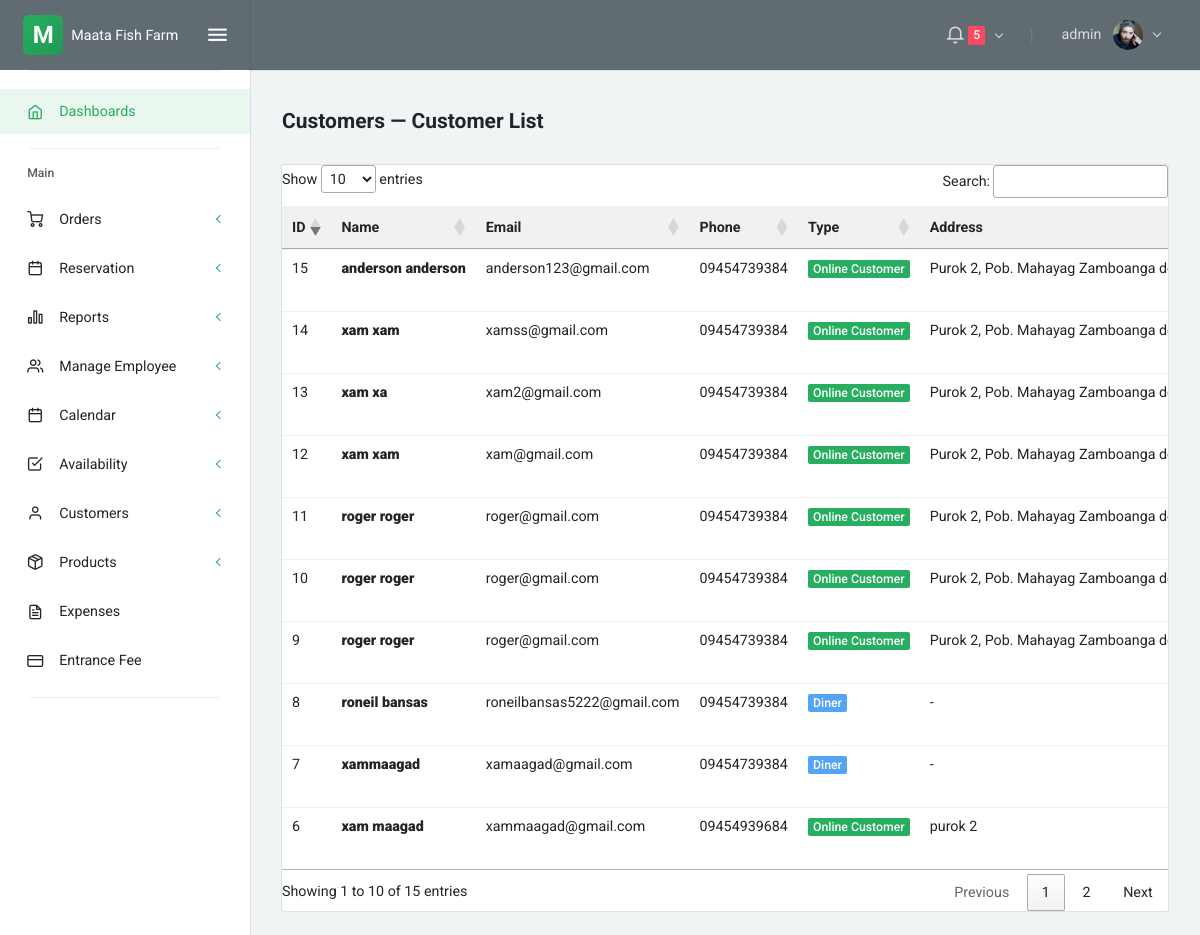
/customers_list.php (signed in), run on an earlier commit of the app's database.
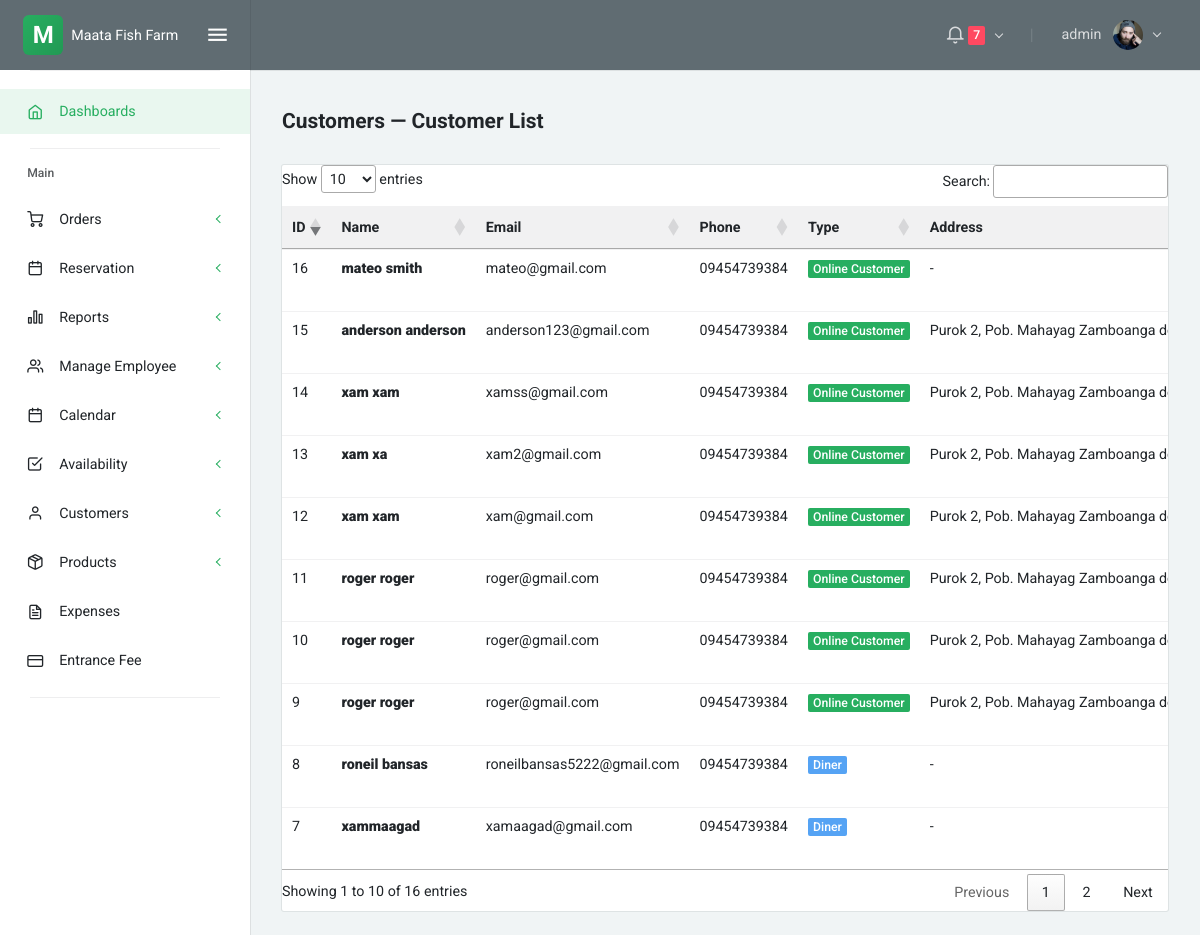
And on a later commit of the database.
### tables this page shows
CREATE TABLE `users` (
  `id` int(11) NOT NULL,
  `username` varchar(50) NOT NULL,
  `email` varchar(100) NOT NULL,
  `password` varchar(255) NOT NULL,
  `full_name` varchar(100) DEFAULT NULL,
  `role` enum('admin','staff','manager') DEFAULT 'staff',
  `status` enum('active','inactive') DEFAULT 'active',
  `created_at` timestamp NOT NULL DEFAULT current_timestamp(),
  `updated_at` timestamp NOT NULL DEFAULT current_timestamp() ON UPDATE current_timestamp()
);

CREATE TABLE `customers` (
  `id` int(11) NOT NULL,
  `first_name` varchar(50) NOT NULL,
  `last_name` varchar(50) NOT NULL,
  `email` varchar(100) DEFAULT NULL,
  `phone` varchar(20) DEFAULT NULL,
  `address` text DEFAULT NULL,
  `barangay` varchar(100) DEFAULT NULL,
  `municipality` varchar(100) DEFAULT NULL,
  `created_at` timestamp NOT NULL DEFAULT current_timestamp(),
  `updated_at` timestamp NOT NULL DEFAULT current_timestamp() ON UPDATE current_timestamp(),
  `password` varchar(45) DEFAULT NULL,
  `customer_type` enum('online_customer','diner') DEFAULT 'online_customer',
  `government_id_image` varchar(500) DEFAULT NULL,
  `government_id_verified` tinyint(1) DEFAULT 0,
  `id_verification_date` timestamp NULL DEFAULT NULL
);

### customers_list.php (the view, shortened to what this page needs)
<?php include 'partials/head.php'; ?>
<?php include 'partials/sidenav.php'; ?>
<?php include 'partials/navbar.php'; ?>
<div class="layout-content">
    <div class="container-fluid flex-grow-1 container-p-y">
        <div class="row align-items-center mb-3">
            <div class="col">
                <h4 class="font-weight-bold py-3 mb-0">Customers — Customer List</h4>
            </div>
        </div>
        <div class="card">
            <div class="table-responsive">
                <table id="customersTable" class="table table-sm mb-0">
                    <thead class="bg-light">
                        <tr>
                            <th>ID</th>
                            <th>Name</th>
                            <th>Email</th>
                            <th>Phone</th>
                            <th>Type</th>
                            <th>Address</th>
                        </tr>
                    </thead>
                    <tbody>
                        <?php
                        require __DIR__ . '/config/db.php';
                        $customers = [];
                        $stmt = $conn->prepare('SELECT id, first_name, last_name, email, phone, address, barangay, municipality, customer_type FROM customers ORDER BY id DESC');
                        if ($stmt) {
                            $stmt->execute();
                            $res = $stmt->get_result();
                            while ($r = $res->fetch_assoc()) {
                                $customers[] = $r;
                            }
                        }
                        if (empty($customers)) {
                            echo '<tr><td colspan="8" class="text-center text-muted py-4">No customers found.</td></tr>';
                        } else {
                            foreach ($customers as $c):
                                $phone = isset($c['phone']) ? $c['phone'] : '-';
                                $location = (isset($c['address']) && $c['address'] ? $c['address'] : '') . (isset($c['barangay']) && $c['barangay'] ? ', ' . $c['barangay'] : '') . (isset($c['municipality']) && $c['municipality'] ? ', ' . $c['municipality'] : '');
                                $location = trim($location, ', ') ?: '-';
                        ?>
                        <tr>
                            <td><?php echo (int)$c['id']; ?></td>
                            <td><strong><?php echo htmlspecialchars($c['first_name'] . ' ' . $c['last_name']); ?></strong></td>
                            <td><?php echo htmlspecialchars($c['email']); ?></td>
                            <td><?php echo htmlspecialchars($phone); ?></td>
                            <td>
                                <?php
                                $type = isset($c['customer_type']) ? $c['customer_type'] : 'online_customer';
                                $badgeClass = ($type === 'diner') ? 'badge-info' : 'badge-primary';
                                $typeLabel = ($type === 'diner') ? 'Diner' : 'Online Customer';
                                echo '<span class="badge ' . $badgeClass . '">' . $typeLabel . '</span>';
                                ?>
                            </td>
                            <td><?php echo htmlspecialchars($location); ?></td>
                        </tr>
                        <?php
                            endforeach;
                        }
                        ?>
                    </tbody>
                </table>
            </div>
        </div>
    </div>
</div>
<?php include 'partials/footer.php'; ?>
<link rel="stylesheet" href="https://cdn.datatables.net/1.13.6/css/jquery.dataTables.min.css">

### partials/head.php (shortened to what this page needs)
<!DOCTYPE html>
<html lang="en" class="material-style layout-fixed">
<head>
    <link rel="stylesheet" href="assets/fonts/fontawesome.css">
    <link rel="stylesheet" href="assets/fonts/ionicons.css">
    <link rel="stylesheet" href="assets/fonts/linearicons.css">
    <link rel="stylesheet" href="assets/fonts/open-iconic.css">
    <link rel="stylesheet" href="assets/fonts/pe-icon-7-stroke.css">
    <link rel="stylesheet" href="assets/fonts/feather.css">
    <link rel="stylesheet" href="assets/css/bootstrap-material.css">
    <link rel="stylesheet" href="assets/css/shreerang-material.css">
    <link rel="stylesheet" href="assets/css/uikit.css">
    <link rel="stylesheet" href="assets/libs/perfect-scrollbar/perfect-scrollbar.css">
    <link rel="stylesheet" href="assets/libs/flot/flot.css">
</head>
<body>
    <div class="layout-wrapper layout-2">
        <div class="layout-inner">

### partials/sidenav.php
<div id="layout-sidenav" class="layout-sidenav sidenav sidenav-vertical bg-white logo-dark">
    <div class="app-brand demo">
        <span class="app-brand-logo demo" style="display: flex; align-items: center; justify-content: center; width: 40px; height: 40px; background: linear-gradient(135deg, #27ae60 0%, #229954 100%); border-radius: 6px; color: white; font-weight: bold; font-size: 24px;">
            M
        </span>
        <a href="index.php" class="app-brand-text demo sidenav-text font-weight-normal ml-2">Maata Fish Farm</a>
        <a href="javascript:" class="layout-sidenav-toggle sidenav-link text-large ml-auto">
            <i class="ion ion-md-menu align-middle"></i>
        </a>
    </div>
    <div class="sidenav-divider mt-0"></div>
    <?php include 'partials/navigation.php'; ?>
</div>

### partials/navigation.php (shortened to what this page needs)
<?php
$role = $_SESSION['role'] ?? '';
?>
<ul class="sidenav-inner py-1">
    <li class="sidenav-item active">
        <a href="index.php" class="sidenav-link">
            <i class="sidenav-icon feather icon-home"></i>
            <div>Dashboards</div>
        </a>
    </li>
    <li class="sidenav-divider mb-1"></li>
    <li class="sidenav-header small font-weight-semibold">Main</li>
    <li class="sidenav-item">
        <a href="javascript:" class="sidenav-link sidenav-toggle">
            <i class="sidenav-icon feather icon-shopping-cart"></i>
            <div>Orders</div>
        </a>
    </li>
    <li class="sidenav-item">
        <a href="javascript:" class="sidenav-link sidenav-toggle">
            <i class="sidenav-icon feather icon-calendar"></i>
            <div>Reservation</div>
        </a>
    </li>
    <?php if ($role === 'admin'): ?>
    <li class="sidenav-item">
        <a href="javascript:" class="sidenav-link sidenav-toggle">
            <i class="sidenav-icon feather icon-bar-chart-2"></i>
            <div>Reports</div>
        </a>
    </li>
    <?php endif; ?>
    <?php if ($role === 'admin'): ?>
    <li class="sidenav-item">
        <a href="javascript:" class="sidenav-link sidenav-toggle">
            <i class="sidenav-icon feather icon-users"></i>
            <div>Manage Employee</div>
        </a>
    </li>
    <?php endif; ?>
    <li class="sidenav-item">
        <a href="javascript:" class="sidenav-link sidenav-toggle">
            <i class="sidenav-icon feather icon-calendar"></i>
            <div>Calendar</div>
        </a>
    </li>
    <li class="sidenav-item">
        <a href="javascript:" class="sidenav-link sidenav-toggle">
            <i class="sidenav-icon feather icon-check-square"></i>
            <div>Availability</div>
        </a>
    </li>
    <li class="sidenav-item">
        <a href="javascript:" class="sidenav-link sidenav-toggle">
            <i class="sidenav-icon feather icon-user"></i>
            <div>Customers</div>
        </a>
    </li>
    <li class="sidenav-item">
        <a href="javascript:" class="sidenav-link sidenav-toggle">
            <i class="sidenav-icon feather icon-package"></i>
            <div>Products</div>
        </a>
    </li>
    <li class="sidenav-item">
        <a href="expenses.php" class="sidenav-link">
            <i class="sidenav-icon feather icon-file-text"></i>
            <div>Expenses</div>
        </a>
    </li>
    <?php if (strtolower($role) === 'admin' || strtolower($role) === 'staff' || strtolower($role) === 'manager'): ?>
    <li class="sidenav-item">
        <a href="entrance_fee.php" class="sidenav-link">
            <i class="sidenav-icon feather icon-credit-card"></i>
            <div>Entrance Fee</div>
        </a>
    </li>
    <?php endif; ?>
    <li class="sidenav-divider mb-1"></li>
</ul>

### partials/navbar.php (shortened to what this page needs)
<?php
require_once __DIR__ . '/../config/db.php';
$user_id = $_SESSION['user_id'] ?? null;
$nav_user = null;
if ($user_id) {
    $u_stmt = $conn->prepare('SELECT id, username, full_name FROM users WHERE id = ? LIMIT 1');
    if ($u_stmt) {
        $u_stmt->bind_param('i', $user_id);
        $u_stmt->execute();
        if (method_exists($u_stmt, 'get_result')) {
            $u_res = $u_stmt->get_result();
            $nav_user = $u_res->fetch_assoc();
        } else {
            $u_stmt->bind_result($nid, $nusername, $nfull_name);
            if ($u_stmt->fetch()) {
                $nav_user = ['id' => $nid, 'username' => $nusername, 'full_name' => $nfull_name];
            }
        }
    }
}
$pending_count = 0;
$status = 'pending';
$pc_stmt = $conn->prepare('SELECT COUNT(*) as cnt FROM reservations WHERE status = ?');
if ($pc_stmt) {
    $pc_stmt->bind_param('s', $status);
    $pc_stmt->execute();
    $pc_res = $pc_stmt->get_result();
    $pending_count = (int)($pc_res->fetch_assoc()['cnt'] ?? 0);
}
?>
<div class="layout-container">
    <nav class="layout-navbar navbar navbar-expand-lg align-items-lg-center bg-dark container-p-x" id="layout-navbar">
        <div class="navbar-collapse collapse" id="layout-navbar-collapse">
            <div class="navbar-nav align-items-lg-center ml-auto">
                <div class="demo-navbar-notifications nav-item dropdown mr-lg-3">
                    <a class="nav-link dropdown-toggle" href="javascript:void(0);" data-toggle="dropdown" aria-haspopup="true" aria-expanded="false" style="cursor: pointer; pointer-events: auto;">
                        <i class="feather icon-bell navbar-icon align-middle"></i>
                        <?php if ($pending_count > 0): ?>
                        <span class="badge badge-danger"><?php echo $pending_count; ?></span>
                        <?php endif; ?>
                    </a>
                </div>
                <div class="nav-item d-none d-lg-block text-big font-weight-light line-height-1 opacity-25 mr-3 ml-1">|</div>
                <div class="demo-navbar-user nav-item dropdown">
                    <a class="nav-link dropdown-toggle" href="javascript:void(0);" data-toggle="dropdown" aria-haspopup="true" aria-expanded="false" style="cursor: pointer; pointer-events: auto;">
                        <span class="d-inline-flex flex-lg-row-reverse align-items-center align-middle">
                            <img src="assets/img/avatars/1.png" alt class="d-block ui-w-30 rounded-circle">
                            <span class="px-1 mr-lg-2 ml-2 ml-lg-0"><?php echo htmlspecialchars(
                                ($user['full_name'] ?? $user['username'] ?? null) ?: ($nav_user['full_name'] ?? $nav_user['username'] ?? 'Admin')
                            ); ?></span>
                        </span>
                    </a>
                </div>
            </div>
        </div>
    </nav>

### partials/footer.php (shortened to what this page needs)
</div>
</div>
</div>

### assets/css/uikit.css (style rules this page uses)
.ui-w-30 { width: 30px !important; height: auto; }

### assets/libs/perfect-scrollbar/perfect-scrollbar.css (style rules this page uses)
.ps { overflow:hidden !important;overflow-anchor:none;-ms-overflow-style:none;touch-action:auto;-ms-touch-action:auto }
.ps { position:relative }

### partials/head.php (style rules this page uses)
:root { --primary-color: #27ae60; --primary-dark: #229954; --primary-light: #52be80; }
.badge-primary { background-color: #27ae60 !important; }
.sidenav-item.active > .sidenav-link { background-color: rgba(39, 174, 96, 0.1) !important; color: #27ae60 !important; }
.sidenav-toggle:after { color: #27ae60 !important; }
a { color: #27ae60; }
.layout-navbar { position: relative; z-index: 1030 !important; overflow: visible !important; }
.layout-navbar .navbar-nav { overflow: visible !important; }
.layout-navbar .dropdown { position: relative; overflow: visible !important; }
.navbar-collapse { overflow: visible !important; }

What changed in the data, as far as the page shows it:
no longer on this page (row unchanged): customers: id "6", first_name+last_name "xam maagad", email "xammaagad@gmail.com", phone "09454939684", customer_type "Online Customer", address "purok 2"
added customers: id "16", first_name+last_name "mateo smith", email "mateo@gmail.com", phone "09454739384", customer_type "Online Customer", location "-"
Also different on the page:
$pending_count: "5" → "7"
text written by a page script: "Show entries Search: Showing 1 to 10 of 15 entries Previous 1 2 Next" → "Show entries Search: Showing 1 to 10 of 16 entries Previous 1 2 Next"
